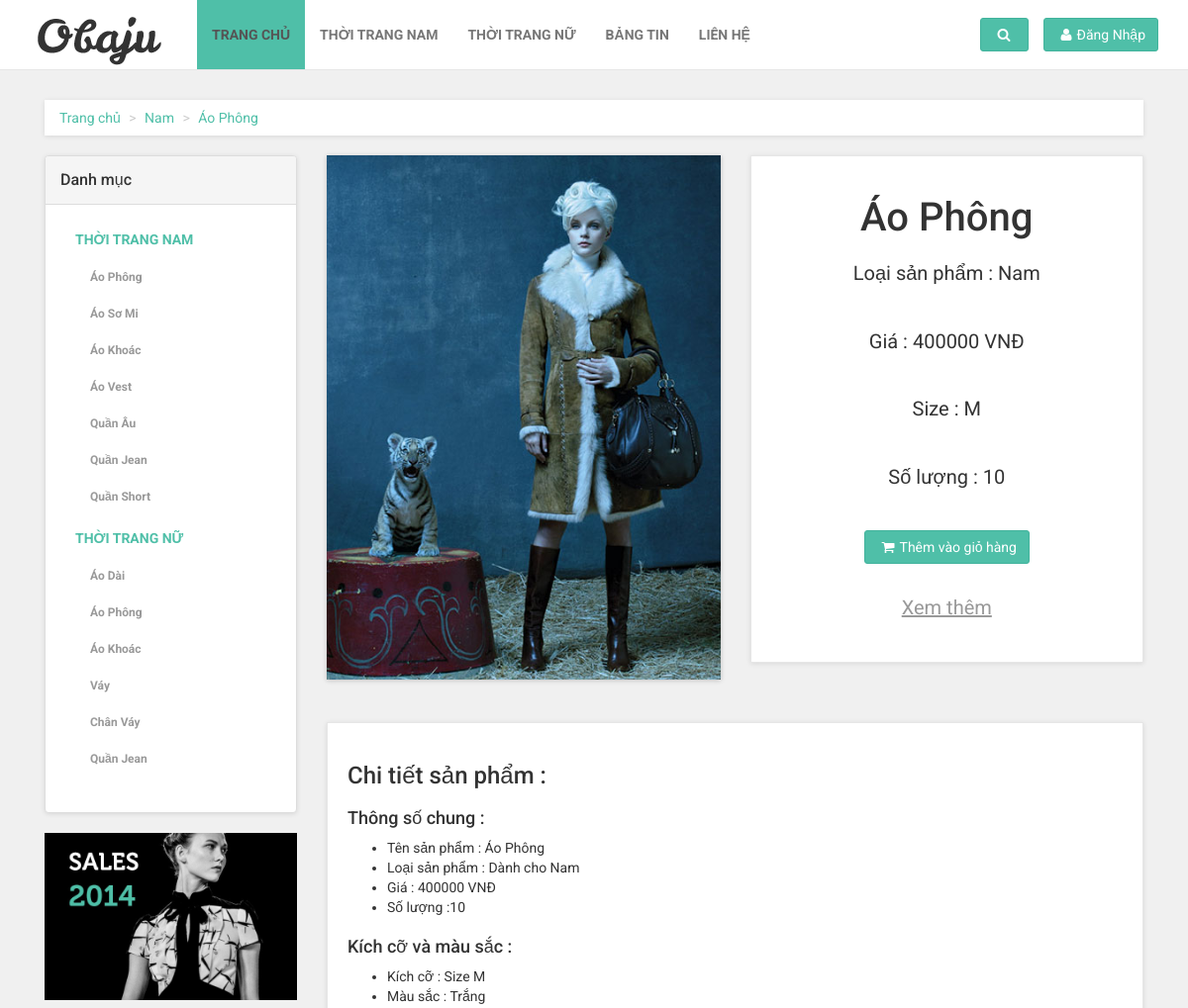
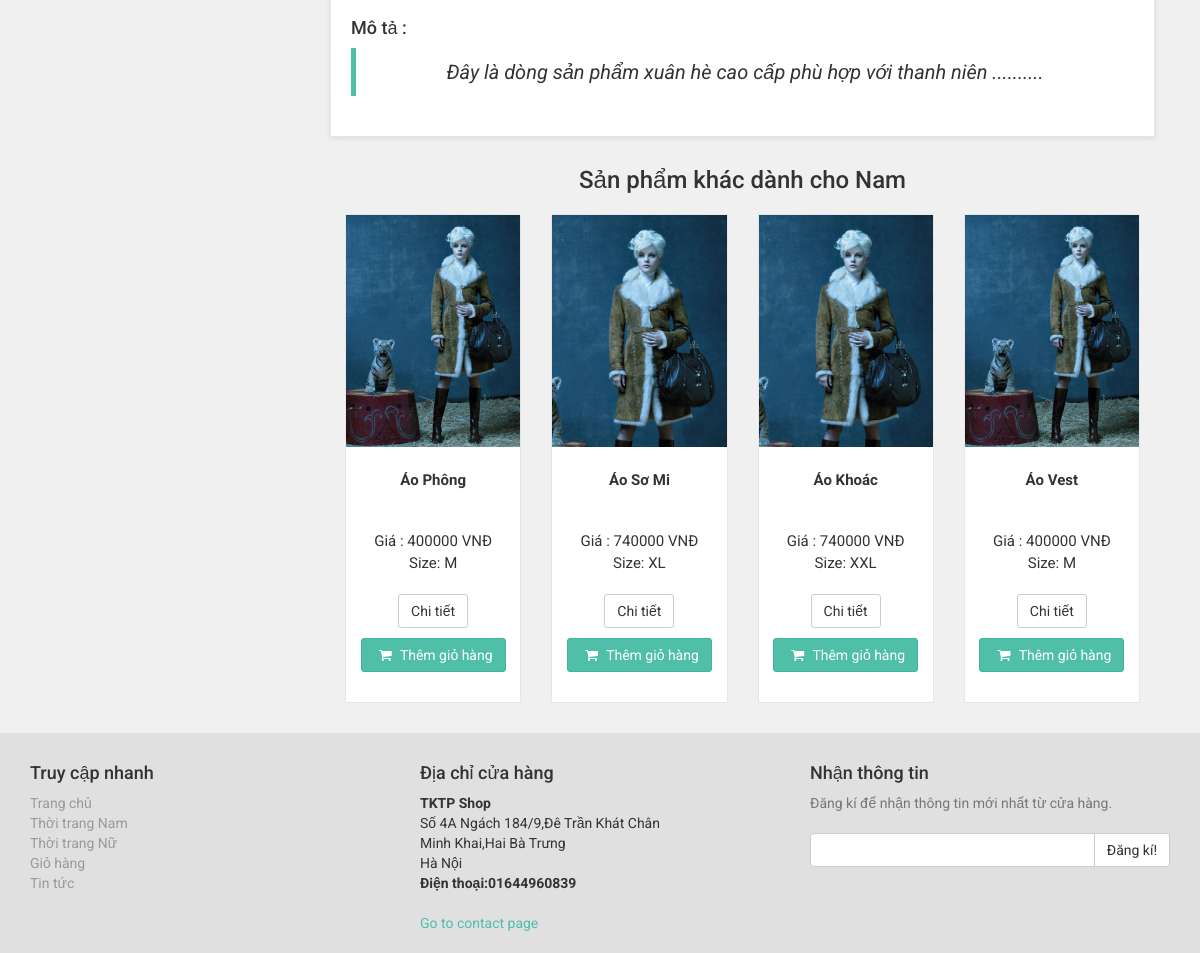
/views/khachhang/route.php?controller=controller_sanpham&action=showSP_detail&id_sp=1, run on the app's committed database (2 pictures, top to bottom).
### tables this page shows
CREATE TABLE `sanpham` (
  `idsanpham` int(11) NOT NULL,
  `tensanpham` varchar(40) DEFAULT NULL,
  `loaisanpham` varchar(40) DEFAULT NULL,
  `giasanpham` double DEFAULT NULL,
  `mausacsanpham` varchar(40) DEFAULT NULL,
  `sizesanpham` varchar(11) DEFAULT NULL,
  `soluongsanpham` int(40) DEFAULT NULL,
  `motasanpham` text,
  `urlanhsanpham` varchar(255) DEFAULT NULL
);

### controllers/controller_sanpham.php (called while the page is built, shortened)
<?php
require_once (__DIR__."/../models/model_sanpham.php");
require_once (__DIR__."/../models/sanpham.php");
class controller_sanpham {
    private $modelSP;
    public function __construct()
    {
        $this->modelSP=new Model_Sanpham();
    }
    public function showSP_detail(){
        $data=$this->modelSP->getSP_id($_GET['id_sp']);
        $sp=$data;
        $data_sp=$this->modelSP->getSP_type_limit($sp-> getLoaisanpham(),0,4);
        require_once (__DIR__."/../views/khachhang/detail.php");
    }
}
?>

### views/khachhang/route.php (called while the page is built, shortened)
<?php
if(isset($_GET["controller"])&&isset($_GET["action"])){
     $action= $_GET["action"];
}
else{
    $controller="controller_error";
    $action="error";
}
$control= new $controller;
$control->$action();
?>

### models/model_sanpham.php (called while the page is built, shortened)
<?php
require_once("DBconnector.php");
require_once ("sanpham.php");
class Model_Sanpham{
    private $conn;
    public function __construct()
    {
        $dbconnect= new DBConnector();
        $this->conn = $dbconnect->connect();
    }
    public function getSP_id($id){
        $sql="select * from sanpham where sanpham.idsanpham='".$id."';";
        $result=$this->conn->query($sql);
        while($row=$result->fetch_assoc()){
            $sp= new sanpham($row['idsanpham'],$row['tensanpham'],$row['loaisanpham'],$row['giasanpham'],$row['mausacsanpham'],$row['sizesanpham'],
                $row['soluongsanpham'],$row['motasanpham'],$row['urlanhsanpham']);
        }
        return $sp;
    }
    public function getSP_type_limit($type,$start,$limit){
        $sql="select * from sanpham where sanpham.loaisanpham='".$type."' limit ".$start.",".$limit.";";
        $result=$this->conn->query($sql);
        $array_sp= array();
        while($row=$result->fetch_assoc()){
            $sp= new sanpham($row['idsanpham'],$row['tensanpham'],$row['loaisanpham'],$row['giasanpham'],$row['mausacsanpham'],$row['sizesanpham'],
                $row['soluongsanpham'],$row['motasanpham'],$row['urlanhsanpham']);
            array_push($array_sp,$sp);
        }
        return $array_sp;
    }
}
?>

### models/DBconnector.php (called while the page is built)
<?php
class DBConnector {
    public function connect(){
        $host='localhost';
        $user='root';
        $password='123456';
        $db='csdl_congngheweb';
        $connection=mysqli_connect($host,$user,$password,$db);
        mysqli_set_charset($connection,"utf8");
        return $connection;
    }
}
?>

### models/sanpham.php (called while the page is built, shortened)
<?php
class sanpham {
    private $idsanpham;
    private $tensanpham;
    private $loaisanpham;
    private $giasanpham;
    private $mausacsanpham;
    private $sizesanpham;
    private $soluongsanpham;
    private $motasanpham;
    private $urlanhsanpham;
    public function __construct($idsanpham, $tensanpham, $loaisanpham, $giasanpham, $mausacsanpham, $sizesanpham, $soluongsanpham, $motasanpham, $urlanhsanpham)
    {
        $this->idsanpham = $idsanpham;
        $this->tensanpham = $tensanpham;
        $this->loaisanpham = $loaisanpham;
        $this->giasanpham = $giasanpham;
        $this->mausacsanpham = $mausacsanpham;
        $this->sizesanpham = $sizesanpham;
        $this->soluongsanpham = $soluongsanpham;
        $this->motasanpham = $motasanpham;
        $this->urlanhsanpham = $urlanhsanpham;
    }
    public function getIdsanpham()
    {
        return $this->idsanpham;
    }
    public function getTensanpham()
    {
        return $this->tensanpham;
    }
    public function getLoaisanpham()
    {
        return $this->loaisanpham;
    }
    public function getGiasanpham()
    {
        return $this->giasanpham;
    }
    public function getMausacsanpham()
    {
        return $this->mausacsanpham;
    }
    public function getSizesanpham()
    {
        return $this->sizesanpham;
    }
    public function getSoluongsanpham()
    {
        return $this->soluongsanpham;
    }
    public function getMotasanpham()
    {
        return $this->motasanpham;
    }
    public function getUrlanhsanpham()
    {
        return $this->urlanhsanpham;
    }
}
?>

### views/khachhang/detail.php (the view, shortened to what this page needs)
<?php
include 'header.php';
 require_once ("../../models/model_sanpham.php");
?>
    <div id="all">
        <div id="content">
            <div class="container">
                <div class="col-md-12">
                    <ul class="breadcrumb">
                        <li><a href="index.php">Trang chủ</a>
                        </li>
                        <li><a href="route.php?controller=controller_sanpham&action=showSP_type&type_sp=<?php echo $sp->getLoaisanpham();?>"><?php  echo $sp->getLoaisanpham();?></a>
                        </li>
                        <li><a href="route.php?controller=controller_sanpham&action=showSP_type&type_sp=<?php echo $sp->getLoaisanpham();?>&name_sp=<?php echo $sp->getTensanpham(); ?>"><?php echo $sp->getTensanpham(); ?></a>
                        </li>
                    </ul>
                </div>
                <div class="col-md-3">
                    <div class="panel panel-default sidebar-menu">
                        <div class="panel-heading">
                            <h3 class="panel-title">Danh mục</h3>
                        </div>
                        <div class="panel-body">
                            <ul class="nav nav-pills nav-stacked category-menu">
                                <li>
                                    <a href="route.php?controller=controller_sanpham&action=showSP_type&type_sp=Nam">thời trang nam</a>
                                    <ul>
                                        <li><a href="route.php?controller=controller_sanpham&action=showSP_name&type_sp=Nam&name_sp=Áo Phông">Áo Phông</a>
                                        </li>
                                        </li>
                                        <li><a href="route.php?controller=controller_sanpham&action=showSP_name&type_sp=Nam&name_sp=Áo Sơ Mi">Áo Sơ Mi</a>
                                        </li>
                                        <li><a href="route.php?controller=controller_sanpham&action=showSP_name&type_sp=Nam&name_sp=Áo Khoác">Áo Khoác</a>
                                        </li>
                                        <li><a href="route.php?controller=controller_sanpham&action=showSP_name&type_sp=Nam&name_sp=Áo Vest">Áo Vest</a>
                                        </li>
                                        <li><a href="route.php?controller=controller_sanpham&action=showSP_name&type_sp=Nam&name_sp=Quần Âu">Quần Âu</a>
                                        </li>
                                        <li><a href="route.php?controller=controller_sanpham&action=showSP_name&type_sp=Nam&name_sp=Quần Jean">Quần Jean</a>
                                        </li>
                                        <li><a href="route.php?controller=controller_sanpham&action=showSP_name&type_sp=Nam&name_sp=Quần Short">Quần Short</a>
                                        </li>
                                    </ul>
                                <li>
                                    <a href="route.php?controller=controller_sanpham&action=showSP_type&type_sp=Nữ">Thời trang nữ</a>
                                    <ul>
                                        <li><a href="route.php?controller=controller_sanpham&action=showSP_name&type_sp=Nữ&name_sp=Áo Dài">Áo Dài</a>
                                        </li>
                                        <li><a href="route.php?controller=controller_sanpham&action=showSP_name&type_sp=Nữ&name_sp=Áo Phông">Áo Phông</a>
                                        </li>
                                        <li><a href="route.php?controller=controller_sanpham&action=showSP_name&type_sp=Nữ&name_sp=Áo Khoác">Áo Khoác</a>
                                        </li>
                                        <li><a href="route.php?controller=controller_sanpham&action=showSP_name&type_sp=Nữ&name_sp=Váy">Váy</a>
                                        </li>
                                        <li><a href="route.php?controller=controller_sanpham&action=showSP_name&type_sp=Nữ&name_sp=Chân Váy">Chân Váy</a>
                                        </li>
                                        <li><a href="route.php?controller=controller_sanpham&action=showSP_name&type_sp=Nữ&name_sp=Quần Jean">Quần Jean</a>
                                        </li>
                                    </ul>
                                </li>
                        </div>
                    </div>
                    <div class="banner">
                        <a href="#">
                            <img src="img/banner.jpg" alt="sales 2014" class="img-responsive">
                        </a>
                    </div>
                </div>
                <div class="col-md-9">
                    <div class="row" id="productMain">
                        <div class="col-sm-6">
                            <div id="mainImage">
                                <img src="<?php echo $sp->getUrlanhsanpham(); ?>" alt="" class="img-responsive">
                            </div>
                        </div>
                        <div class="col-sm-6">
                            <div class="box">
                                <h1 class="text-center"><?php echo $sp->getTensanpham(); ?></h1>
                                <p>Loại sản phẩm : <?php  echo $sp->getLoaisanpham();?></p><br>
                                <p>Giá : <?php  echo $sp->getGiasanpham();?> VNĐ</p><br>
                                <p> Size : <?php  echo $sp->getSizesanpham();?></p><br>
                                <p> Số lượng : <?php  echo $sp->getSoluongsanpham();?></p><br>
                                <p class="text-center buttons">
                                    <button id="<?php echo $sp->getIdsanpham(); ?>" class="btn btn-primary"><i class="fa fa-shopping-cart"></i>Thêm vào giỏ hàng</button>
                                </p>
                                <p class="goToDescription"><a href="#details" class="scroll-to">Xem thêm </a>
                                </p>
                            </div>
                        </div>
                    </div>
                    <div class="box" id="details">
                        <p>
                            <h3>Chi tiết sản phẩm : </h3>
                            <h4>Thông số chung : </h4>
                            <ul>
                                <li>Tên sản phẩm : <?php echo $sp->getTensanpham(); ?></li>
                                <li>Loại sản phẩm : Dành cho <?php  echo $sp->getLoaisanpham();?></li>
                                <li>Giá : <?php  echo $sp->getGiasanpham();?> VNĐ</li>
                                <li>Số lượng :<?php  echo $sp->getSoluongsanpham();?></li>
                            </ul>
                            <h4>Kích cỡ và màu sắc :</h4>
                            <ul>
                                <li>Kích cỡ : Size <?php  echo $sp->getSizesanpham();?></li>
                                <li>Màu sắc : <?php  echo $sp->getMausacsanpham();?></li>
                            </ul>
                            <h4>Mô tả :</h4>
                            <blockquote>
                                <p><em><?php  echo $sp-> getMotasanpham();?></em>
                                </p>
                            </blockquote>
                    </div>
                    <div >
                        <h3 class="title" style=" text-align: center;">Sản phẩm khác dành cho <?php  echo $sp->getLoaisanpham();?> </h3>
                    </div>
                    <?php
                    if(count($data_sp)!=0){
                        foreach ($data_sp as $item) {
                            ?>
                            <div class="col-md-3 col-sm-6">
                                <div class="product same-height">
                                    <a href="route.php?controller=controller_sanpham&action=showSP_detail&id_sp=<?php echo $item->getIdsanpham(); ?>"
                                       class="visible">
                                        <img src="<?php echo $item->getUrlanhsanpham(); ?>" alt=""
                                             class="img-responsive">
                                    </a>
                                    <div class="text">
                                        <h3><?php echo $item->getTensanpham(); ?></h3>
                                        <p class="price">Giá : <?php echo $item->getGiasanpham(); ?> VNĐ<br>
                                            Size: <?php echo $item->getSizesanpham(); ?></p>
                                        <p class="buttons">
                                            <a href="route.php?controller=controller_sanpham&action=showSP_detail&id_sp=<?php echo $item-> getIdsanpham();?>" class="btn btn-default">Chi tiết</a>
                                            <button id="<?php echo $item->getIdsanpham(); ?>" class="btn btn-primary"><i class="fa fa-shopping-cart"></i> Thêm giỏ hàng</button>
                                        </p>
                                    </div>
                                </div>
                            </div>
                            <?php
                               }
                            }
                         ?>
                    </div>
                </div>
            </div>
        </div>
<?php include 'footer.php' ?>

### data on the page
sanpham: loaisanpham "Nam", tensanpham "Áo Phông", urlanhsanpham (picture), giasanpham "400000", sizesanpham "M", soluongsanpham "10", mausacsanpham "Trắng", motasanpham "Đây là dòng sản phẩm xuân hè cao cấp phù hợp với thanh niên .........."
sanpham: urlanhsanpham (picture), tensanpham "Áo Sơ Mi", giasanpham "740000", sizesanpham "XL"
sanpham: urlanhsanpham (picture), tensanpham "Áo Khoác", giasanpham "740000", sizesanpham "XXL"
sanpham: urlanhsanpham (picture), tensanpham "Áo Vest", giasanpham "400000", sizesanpham "M"
